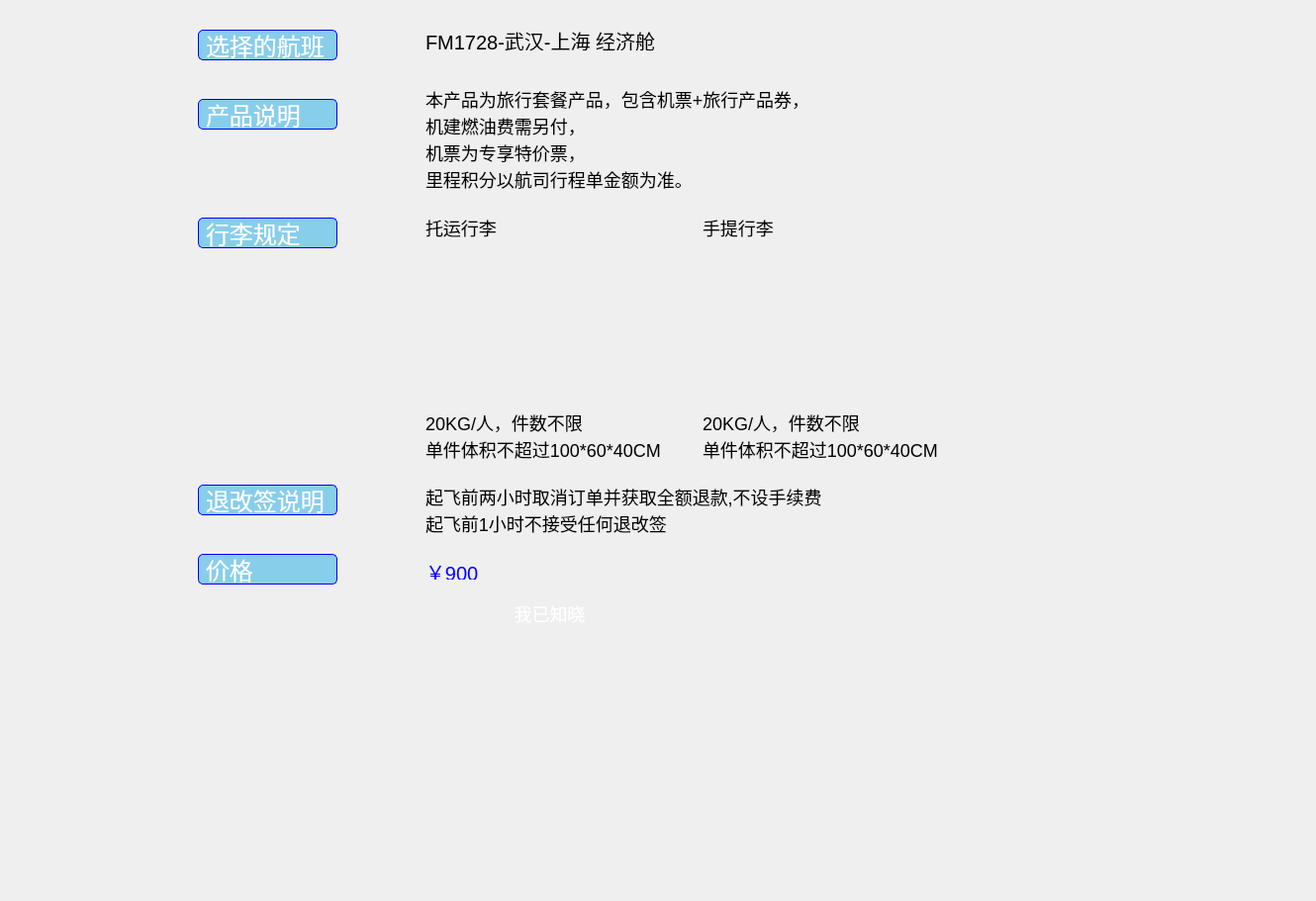
<?xml version="1.0" encoding="UTF-8"?>
<ui version="4.0">
 <class>FlightInfoPage</class>
 <widget class="QWidget" name="FlightInfoPage">
  <property name="geometry">
   <rect>
    <x>0</x>
    <y>0</y>
    <width>1330</width>
    <height>911</height>
   </rect>
  </property>
  <property name="windowTitle">
   <string>Form</string>
  </property>
  <widget class="QLabel" name="labelProductInfo">
   <property name="geometry">
    <rect>
     <x>430</x>
     <y>80</y>
     <width>481</width>
     <height>121</height>
    </rect>
   </property>
   <property name="styleSheet">
    <string notr="true">QLabel {
    font-family: &quot;Microsoft YaHei&quot;;
    color: black;          /* 文字颜色设置为白色 */
    font-size: 18px;       /* 设置字体大小 */
}

</string>
   </property>
   <property name="text">
    <string>本产品为旅行套餐产品，包含机票+旅行产品券，
机建燃油费需另付，
机票为专享特价票，
里程积分以航司行程单金额为准。</string>
   </property>
  </widget>
  <widget class="QPushButton" name="btnAgree">
   <property name="geometry">
    <rect>
     <x>490</x>
     <y>600</y>
     <width>131</width>
     <height>41</height>
    </rect>
   </property>
   <property name="styleSheet">
    <string notr="true">QPushButton {
    font-family: &quot;Microsoft YaHei&quot;;
    font-size: 18px;
    color: white;
    background: qlineargradient(x1:0, y1:0, x2:1, y2:0,
                  stop:0 #FDC245, stop:1 #FB9E23);
	border-radius: 8px;

}
QPushButton:hover {
background-color:#FAC85C;
}</string>
   </property>
   <property name="text">
    <string>我已知晓</string>
   </property>
  </widget>
  <widget class="QLabel" name="label">
   <property name="geometry">
    <rect>
     <x>200</x>
     <y>30</y>
     <width>141</width>
     <height>31</height>
    </rect>
   </property>
   <property name="styleSheet">
    <string notr="true">QLabel {
    font-family: &quot;Microsoft YaHei&quot;;
    background-color: skyblue; /* 背景颜色设置为蓝色 */
    color: white;          /* 文字颜色设置为白色 */
	padding: 1px;         /* 设置内边距 */
    font-size: 24px;       /* 设置字体大小 */
	border: 1px solid blue;
 border-radius: 5px;    /* 设置边框圆角为50像素，以创建椭圆形状 */
}



</string>
   </property>
   <property name="text">
    <string>选择的航班</string>
   </property>
  </widget>
  <widget class="QLabel" name="Type">
   <property name="geometry">
    <rect>
     <x>430</x>
     <y>30</y>
     <width>291</width>
     <height>21</height>
    </rect>
   </property>
   <property name="styleSheet">
    <string notr="true">QLabel {
    font-family: &quot;Microsoft YaHei&quot;;
    color: black;          /* 文字颜色设置为白色 */
    font-size: 20px;       /* 设置字体大小 */
}



</string>
   </property>
   <property name="text">
    <string>FM1728-武汉-上海 经济舱</string>
   </property>
  </widget>
  <widget class="QLabel" name="label_2">
   <property name="geometry">
    <rect>
     <x>200</x>
     <y>100</y>
     <width>141</width>
     <height>31</height>
    </rect>
   </property>
   <property name="styleSheet">
    <string notr="true">QLabel {
    font-family: &quot;Microsoft YaHei&quot;;
    background-color: skyblue; /* 背景颜色设置为蓝色 */
    color: white;          /* 文字颜色设置为白色 */
	padding: 1px;         /* 设置内边距 */
    font-size: 24px;       /* 设置字体大小 */
	border: 1px solid blue;
 border-radius: 5px;    /* 设置边框圆角为50像素，以创建椭圆形状 */
}</string>
   </property>
   <property name="text">
    <string>产品说明</string>
   </property>
  </widget>
  <widget class="QLabel" name="label_3">
   <property name="geometry">
    <rect>
     <x>200</x>
     <y>220</y>
     <width>141</width>
     <height>31</height>
    </rect>
   </property>
   <property name="styleSheet">
    <string notr="true">QLabel {
    font-family: &quot;Microsoft YaHei&quot;;
    background-color: skyblue; /* 背景颜色设置为蓝色 */
    color: white;          /* 文字颜色设置为白色 */
	padding: 1px;         /* 设置内边距 */
    font-size: 24px;       /* 设置字体大小 */
	border: 1px solid blue;
 border-radius: 5px;    /* 设置边框圆角为50像素，以创建椭圆形状 */
}</string>
   </property>
   <property name="text">
    <string>行李规定</string>
   </property>
  </widget>
  <widget class="QLabel" name="luggage1t">
   <property name="geometry">
    <rect>
     <x>430</x>
     <y>400</y>
     <width>251</width>
     <height>81</height>
    </rect>
   </property>
   <property name="styleSheet">
    <string notr="true">QLabel {
    font-family: &quot;Microsoft YaHei&quot;;
    color: black;          /* 文字颜色设置为白色 */
    font-size: 18px;       /* 设置字体大小 */
}



</string>
   </property>
   <property name="text">
    <string>20KG/人，件数不限
单件体积不超过100*60*40CM</string>
   </property>
  </widget>
  <widget class="QLabel" name="label_4">
   <property name="geometry">
    <rect>
     <x>200</x>
     <y>490</y>
     <width>141</width>
     <height>31</height>
    </rect>
   </property>
   <property name="styleSheet">
    <string notr="true">QLabel {
    font-family: &quot;Microsoft YaHei&quot;;
    background-color: skyblue; /* 背景颜色设置为蓝色 */
    color: white;          /* 文字颜色设置为白色 */
	padding: 1px;         /* 设置内边距 */
    font-size: 24px;       /* 设置字体大小 */
	border: 1px solid blue;
 border-radius: 5px;    /* 设置边框圆角为50像素，以创建椭圆形状 */
}</string>
   </property>
   <property name="text">
    <string>退改签说明</string>
   </property>
  </widget>
  <widget class="QLabel" name="CancelTicket">
   <property name="geometry">
    <rect>
     <x>430</x>
     <y>460</y>
     <width>481</width>
     <height>111</height>
    </rect>
   </property>
   <property name="styleSheet">
    <string notr="true">QLabel {
    font-family: &quot;Microsoft YaHei&quot;;
    color: black;          /* 文字颜色设置为白色 */
    font-size: 18px;       /* 设置字体大小 */
}



</string>
   </property>
   <property name="text">
    <string>起飞前两小时取消订单并获取全额退款,不设手续费
起飞前1小时不接受任何退改签</string>
   </property>
  </widget>
  <widget class="QLabel" name="label_5">
   <property name="geometry">
    <rect>
     <x>430</x>
     <y>210</y>
     <width>171</width>
     <height>41</height>
    </rect>
   </property>
   <property name="styleSheet">
    <string notr="true">QLabel {
    font-family: &quot;Microsoft YaHei&quot;;
    color: black;          /* 文字颜色设置为白色 */
    font-size: 18px;       /* 设置字体大小 */
}



</string>
   </property>
   <property name="text">
    <string>托运行李</string>
   </property>
   <property name="textFormat">
    <enum>Qt::PlainText</enum>
   </property>
  </widget>
  <widget class="QLabel" name="label_6">
   <property name="geometry">
    <rect>
     <x>710</x>
     <y>200</y>
     <width>161</width>
     <height>61</height>
    </rect>
   </property>
   <property name="styleSheet">
    <string notr="true">QLabel {
    font-family: &quot;Microsoft YaHei&quot;;
    color: black;          /* 文字颜色设置为白色 */
    font-size: 18px;       /* 设置字体大小 */
}



</string>
   </property>
   <property name="text">
    <string>手提行李</string>
   </property>
  </widget>
  <widget class="QLabel" name="luggagehand">
   <property name="geometry">
    <rect>
     <x>710</x>
     <y>400</y>
     <width>251</width>
     <height>81</height>
    </rect>
   </property>
   <property name="styleSheet">
    <string notr="true">QLabel {
    font-family: &quot;Microsoft YaHei&quot;;
    color: black;          /* 文字颜色设置为白色 */
    font-size: 18px;       /* 设置字体大小 */
}



</string>
   </property>
   <property name="text">
    <string>20KG/人，件数不限
单件体积不超过100*60*40CM</string>
   </property>
  </widget>
  <widget class="QLabel" name="label_7">
   <property name="geometry">
    <rect>
     <x>200</x>
     <y>560</y>
     <width>141</width>
     <height>31</height>
    </rect>
   </property>
   <property name="styleSheet">
    <string notr="true">QLabel {
    font-family: &quot;Microsoft YaHei&quot;;
    background-color: skyblue; /* 背景颜色设置为蓝色 */
    color: white;          /* 文字颜色设置为白色 */
	padding: 1px;         /* 设置内边距 */
    font-size: 24px;       /* 设置字体大小 */
	border: 1px solid blue;
 border-radius: 5px;    /* 设置边框圆角为50像素，以创建椭圆形状 */
}</string>
   </property>
   <property name="text">
    <string>价格</string>
   </property>
  </widget>
  <widget class="QLabel" name="price">
   <property name="geometry">
    <rect>
     <x>430</x>
     <y>570</y>
     <width>161</width>
     <height>16</height>
    </rect>
   </property>
   <property name="styleSheet">
    <string notr="true">QLabel {
    font-family: &quot;Microsoft YaHei&quot;;
    color: blue;          /* 文字颜色设置为白色 */
    font-size: 20px;       /* 设置字体大小 */
}



</string>
   </property>
   <property name="text">
    <string>￥900</string>
   </property>
  </widget>
  <widget class="QLabel" name="label_8">
   <property name="geometry">
    <rect>
     <x>430</x>
     <y>250</y>
     <width>161</width>
     <height>161</height>
    </rect>
   </property>
   <property name="styleSheet">
    <string notr="true">QLabel{
border-image:url(:/new/prefix1/images/tuoyun.png);
}</string>
   </property>
   <property name="text">
    <string/>
   </property>
  </widget>
  <widget class="QLabel" name="label_9">
   <property name="geometry">
    <rect>
     <x>710</x>
     <y>250</y>
     <width>151</width>
     <height>161</height>
    </rect>
   </property>
   <property name="styleSheet">
    <string notr="true">QLabel{
border-image:url(:/new/prefix1/images/shouti.png);
}</string>
   </property>
   <property name="text">
    <string/>
   </property>
  </widget>
 </widget>
 <resources/>
 <connections/>
</ui>
